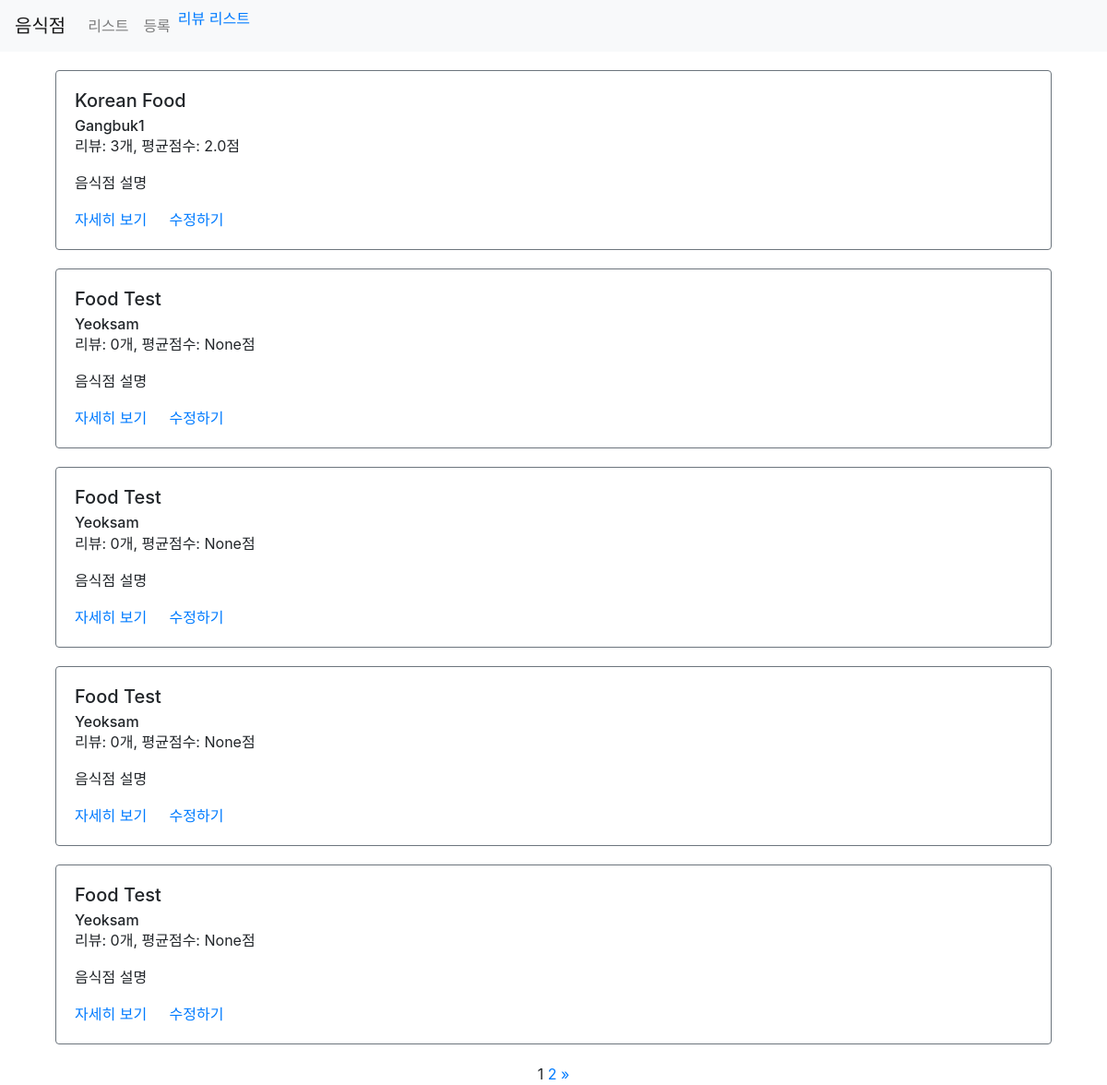
Page /third/list/ on the earlier database version.
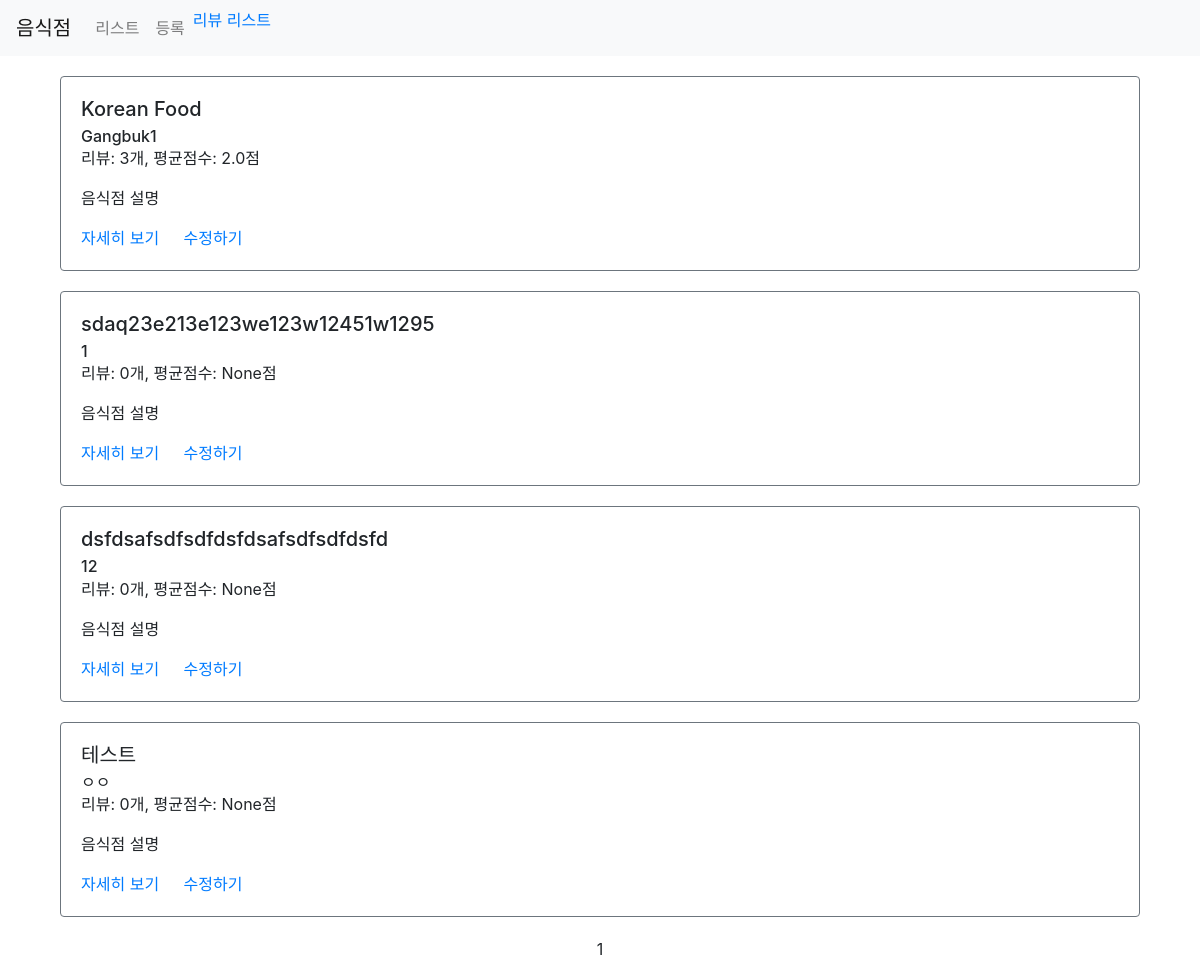
Same page on the later database version.
### third/models.py (models this page shows)
class Restaurant(models.Model):
    name = models.CharField(max_length=30)
    address = models.CharField(max_length=200)
    password = models.CharField(max_length=20, default=None, null=True)  # 열을 추가할 때 default 값을 넣어주는 것이 좋음
    image = models.CharField(max_length=500, default=None, null=True)
    created_at = models.DateTimeField(auto_now_add=True)
    updated_at = models.DateTimeField(auto_now=True)

### third/views.py (the view)
# urls.py: path('list/', views.list, name='list'),
def list(request):
    restaurants = Restaurant.objects.all().annotate(reviews_count=Count('review')).annotate(average_point=Avg('review__point'))
    paginator = Paginator(restaurants, 5)
    page = request.GET.get('page')
    items = paginator.get_page(page)
    context = {
        'restaurants': items
    }
    return render(request, 'third/list.html', context)

### third/templates/third/list.html (shortened to what this page needs)
{% extends 'third/base.html' %}
{% load static %}
{% block content %}
<div class="container">
    {% for item in restaurants%}
    <div class="row restaurant-item" style="margin:20px auto;">
        <div class="col-sm-12">
            <div class="card border-secondary">
                <div class="card-body">
                    <h5 class="card-title">{{ item.name }}</h5>
                    <h6 class="card-subtitle">{{ item.address }}</h6>
                    <p class="card-text">리뷰: {{ item.reviews_count }}개, 평균점수: {{ item.average_point }}점</p>
                    <p class="card-text">음식점 설명</p>
                    <a href="{% url 'restaurant-detail' rid=item.id %}" class="card-link">자세히 보기</a>
                    <a href="{% url 'restaurant-update' %}?id={{ item.id }}" class="card-link">수정하기</a>
                </div>
            </div>
        </div>
    </div>
    {% endfor %}
    <div class="row">
        <div class="col-sm-12 text-center">
            <div class="pagination">
                <span class="step-links text-center" style="width:100%;">
                        <span class="current">
                            {{ restaurants.number }}
                        </span>
                    {% if restaurants.has_next %}
                        <a href="?page={{ restaurants.next_page_number }}">{{ restaurants.next_page_number }}</a>
                        <a href="?page={{ restaurants.paginator.num_pages }}">&raquo;</a>
                    {% endif %}
                </span>
            </div>
        </div>
    </div>
</div>
{% endblock %}

Differences in the rows shown:
removed Restaurant: name "Food Test", address "Yeoksam", reviews_count "0", average_point "None"
removed Restaurant: name "Food Test", address "Yeoksam", reviews_count "0", average_point "None"
removed Restaurant: name "Food Test", address "Yeoksam", reviews_count "0", average_point "None"
removed Restaurant: name "Food Test", address "Yeoksam", reviews_count "0", average_point "None"
now on this page (row unchanged): Restaurant: name "sdaq23e213e123we123w12451w1295", address "1", reviews_count "0", average_point "None"
now on this page (row unchanged): Restaurant: name "dsfdsafsdfsdfdsfdsafsdfsdfdsfd", address "12", reviews_count "0", average_point "None"
now on this page (row unchanged): Restaurant: name "테스트", address "ㅇㅇ", reviews_count "0", average_point "None"
Other differences:
{{ restaurants.next_page_number }}: "2" → (not shown)
